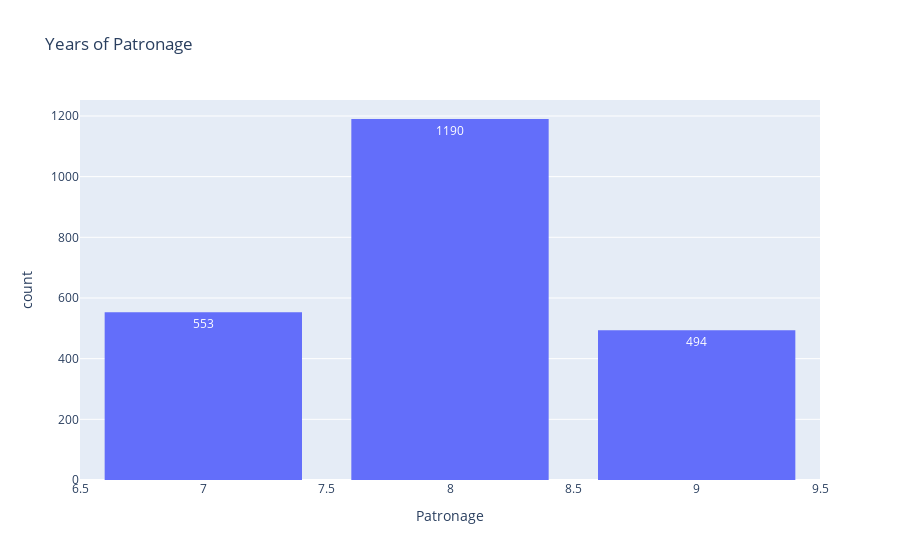

The notebook cell saved with this chart:
### Code cell
pat_fig=px.histogram(data,x='Patronage', title='Years of Patronage', text_auto=True)
pat_fig.update_layout(bargap=0.2)
pat_fig.show()

### Figure 1 — Plotly figure (JSON) as saved in the notebook; plotly's stock layout.template omitted (floating-point values rounded to 4 significant figures; data arrays with more than 128 entries replaced by an {"elided": "..."} marker saying what was removed)
{"data": [{"alignmentgroup": "True", "bingroup": "x", "hovertemplate": "Patronage=%{x}<br>count=%{y}<extra></extra>", "legendgroup": "", "marker": {"color": "#636efa", "pattern": {"shape": ""}}, "name": "", "offsetgroup": "", "orientation": "v", "showlegend": false, "texttemplate": "%{value}", "type": "histogram", "x": {"elided": "2237 int values"}, "xaxis": "x", "yaxis": "y"}], "layout": {"autosize": true, "bargap": 0.2, "barmode": "relative", "legend": {"tracegroupgap": 0}, "title": {"text": "Years of Patronage"}, "xaxis": {"anchor": "y", "autorange": true, "domain": [0, 1], "range": [6.5, 9.5], "title": {"text": "Patronage"}, "type": "linear"}, "yaxis": {"anchor": "x", "autorange": true, "domain": [0, 1], "range": [0, 1253.0], "title": {"text": "count"}}}}
